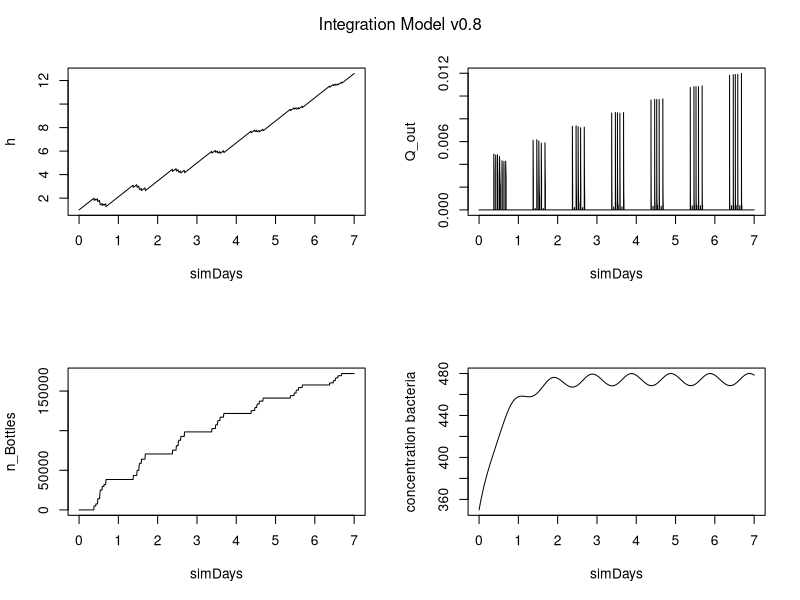
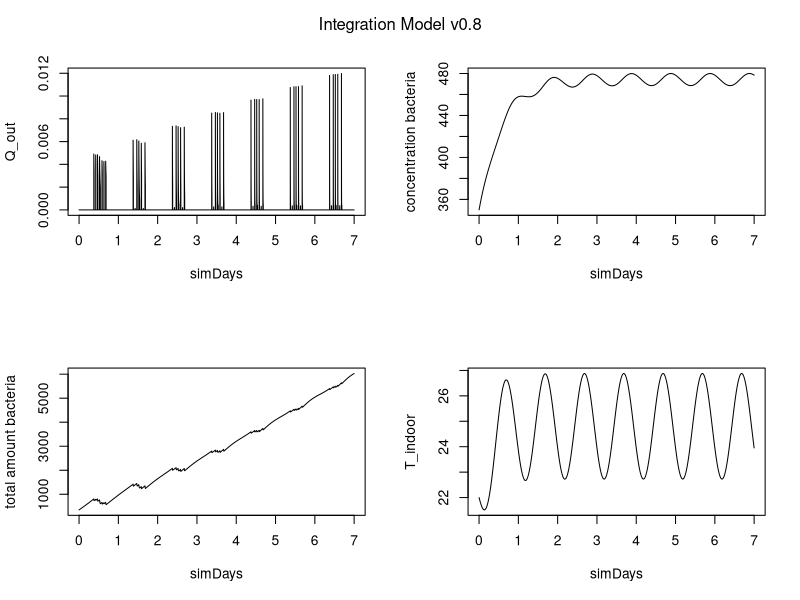

The R script that drew these images, in order:
## ----setup, include=FALSE----------------------------------------------------------------------------
rm(list=ls())


## ----parameters--------------------------------------------------------------------------------------
{ 
  parameters <- c(
    # I/O micro
    g <- 9.81, # [m/s^2]
    n_taps <- 5,
    r_taps <- 1/1000 * 5, # [m]
    r_tank <- 2, # [m]
    z <- 0.0, # [m]
    Q_in <- 1/1000 * 23/60, # [m^3/s] (23 l/min)
    V_Bottle <- 1/1000 * 0.5, # [m^3]
    h_0 <- 1,
    
    # bacteria growth
    V_0 = eval(h_0 * r_tank^2 * pi), # [m^3]
    c_in = 354, # [n/ml] -> [n/m^3]
    k_20 = 0.504/ (24*60*60), # [day^-1] -> [s^-1]
    Q_10 = 1.783,
    T_20 = 20, # [°C]
    T_c = 22, # [°C]
    
    # temperature
    h_tank <- 5, # [m] 
    h_air <- 2, # [m]
    h_soil <- eval(h_tank - h_air), # [m]
    d_wall <- 200/1000, # [m]
    rho_wall <- 2400, # [kg/m^3] (concrete: 2400, polyethylen: 980)
    rho_water <- 1000, # [kg/m^3]
    lambda_wall <- 2.5, # [W/(m*K)] (concrete: 2.5, polyethylen: 0.5)
    lambda_water <- 0.6, # [W/(m*K)]
    c_p_wall <- 1000, # [J/(kg*K)] (concrete: 1000, polyethylen:1800)
    c_p_water <- 4190# [J/(kg*K)]
  )
  
  names(parameters) <- c("g", "n_taps", "r_taps", "r_tank", "z", "Q_in", 
                         "V_Bottle", "h_0", "V_0", "c_in", "k_20", "Q_10", "T_20", "T_c") 
  
  # calculate initial state (eval needed because of lazy execution)
  yini <- c(
            # I/O micro
            h = eval(h_0), # [m]
            Q_out = 0, # [m^3/s]
            n_Bottles = 0,
            V_out = 0,
            
            # bacteria growth
            c = 350, # [n/m^3]
            
            # temperature
            T_indoor = 22 # [°C]
            )
  
  times <- seq(from = 0, to = 60*60*24*7, by = 1) 
  #times <- seq(from = 0, to = 10, by = 1) 
  # remove unused tmp variables
  rm(g, n_taps, r_taps, r_tank, z, Q_in, V_Bottle, h_0) 
}

schedule <- function(simHours) {
  simHours <- simHours %% 24
  if (simHours > 8 & simHours < 9) return("class")
  if (simHours == 9) return("breakStart")
  if (simHours > 9 & simHours <= 9+1/6) return("break")
  if (simHours > 9+1/6 & simHours < 10+1/6) return("class")
  if (simHours == 10+1/6) return("breakStart")
  if (simHours > 10+1/6 & simHours <= 10.25) return("break")
  if (simHours > 10.25 & simHours < 11.25) return("class")
  if (simHours == 11.25) return("breakStart")
  if (simHours > 11.25 & simHours <= 11.5) return("break")
  if (simHours > 11.5 & simHours < 12.5) return("class")
  if (simHours == 12.5) return("breakStart")
  if (simHours > 12.5 & simHours <= 13.0) return("break")
  if (simHours > 13.00 & simHours < 14.00) return("class")
  if (simHours == 14) return("breakStart")
  if (simHours > 14.00 & simHours <= 14+1/6) return("break")
  if (simHours > 14+1/6 & simHours < 15+1/6) return("class")
  if (simHours == 15+1/6) return("breakStart")
  if (simHours > 15+1/6 & simHours <= 15.25) return("break")
  if (simHours > 15.25 & simHours < 16.25) return("class")
  if (simHours == 16.25) return("breakStart")
  if (simHours > 16.25 & simHours <= 16.5) return("break")
  else return("freeTime")
}

tempCurve <- function(simHours) {
  simHours <- simHours %% 24
  T = - ((simHours-12)/3)^2 + 28
  return(T)
}

tempCurveAir <- function(simHours) {
  T <- 5 * sin((simHours-6) * pi/12) + 25
  return(T)
}

tempCurveSoil <- function(simHours) {
  T <- 3 * sin((simHours-8) * pi/12) + 22
  return(T)
}

## ----model-------------------------------------------------------------------------------------------
model <- function(t, y, parameters) {
  with(as.list(c(y, parameters)), { 
    simHours <- t/60/60
    
    ##----I/O micro-------------------------------------------------------------------------------------------
    dh <- (Q_in - Q_out)/(pi * r_tank^2)
    
    if (schedule(simHours) == "break") {
      # normal outflow (school break)
      if (h > 0) {
        #dQ_out <- n_taps * 2 * pi * r_taps^2 * sqrt(2 * g) * (h + z)^(1/2) - Q_out
        dQ_out <- n_taps * 2 * pi * r_taps^2 * sqrt(2 * g) * (h + z)^(3/2) * dh
      } else {
        dQ_out <- - Q_out + Q_in
      }
    } else if (schedule(simHours) == "breakStart"){
      # (start of school break()
      dQ_out <- n_taps * 2 * pi * r_taps^2 * sqrt(2 * g) * (h + z)^(1/2)
    } else if (schedule(simHours) == "class" | schedule(simHours) == "freeTime") {
      # no outflow (school class)
      dQ_out <- - Q_out
    }
    
    
    dn_Bottles <- Q_out/V_Bottle
    dV_out <- Q_out
    

    ##----temperature-------------------------------------------------------------------------------------------
    T_air <- tempCurveAir(simHours)
    T_soil <- tempCurveSoil(simHours)
    V <- h_0 * r_tank^2 * pi
    
    R_ia_bottom    <- d_wall /(lambda_wall * pi * r_tank^2)
    R_ia_side_soil <- d_wall /(lambda_wall * 2 * pi * r_tank * h_soil)
    R_ia_side_air  <- d_wall /(lambda_wall * 2 * pi * r_tank * h_air)
    R_ia_top       <- d_wall /(lambda_wall * pi * r_tank^2)
    
    c_i_bottom     <- c_p_water * rho_water * pi * r_tank^2 * h_tank + c_p_wall * rho_wall * d_wall * pi * r_tank^2
    c_i_side_soil  <- c_p_water * rho_water * pi * r_tank^2 * h_tank + c_p_wall * rho_wall * d_wall * 2 * pi * r_tank * h_soil
    c_i_side_air   <- c_p_water * rho_water * pi * r_tank^2 * h_tank + c_p_wall * rho_wall * d_wall * 2 * pi * r_tank * h_air
    c_i_top        <- c_p_water * rho_water * pi * r_tank^2 * h_tank + c_p_wall * rho_wall * d_wall * pi * r_tank^2
    
    dT_indoor_conduction <- (T_soil-T_indoor)/(R_ia_bottom * c_i_bottom) +
      (T_soil-T_indoor)/(R_ia_side_soil * c_i_side_soil) +
      (T_air-T_indoor)/(R_ia_side_air * c_i_side_air) +
      (T_air-T_indoor)/(R_ia_top * c_i_top)
    
    dT_indoor_pollution <- ((Q_in * T_air + V * T_indoor - Q_out * T_indoor)/(V + Q_in - Q_out)) - T_indoor
    
    dT_indoor <- dT_indoor_conduction + dT_indoor_pollution
    ##----bacterial growth-------------------------------------------------------------------------------------------
    
    V <- h_0 * r_tank^2 * pi
    k <- k_20 * Q_10^((T_indoor - T_20)/10)
    
    #dc <- ((Q_in*c_in) - (0.000184396*c)) / (h_0 * r_tank^2 * pi) + (k * c)
    #dc <- ((Q_in*c_in) - (0*c)) / (V) #+ (k * c)
    #dc <- ((Q_in*c_in) - (0*c)) / (V_0 + (Q_in - 0) * t)  + (k * c)
    #dc <- ((Q_in*c_in) - (Q_out*c)) / (V_0 + (Q_in - V_out/t) * t)  + (k * c)
    #dc <- ((Q_in*c_in) - (V_out/t*c)) / (V_0 + ((Q_in - V_out/t) * t)) + (k * c)
    
    dc <- ((Q_in * c_in + V * c - Q_out *c)/(V + Q_in - Q_out)) - c + (k * c)
    
    # return everything
    return(list(c(dh, dQ_out, dn_Bottles, dV_out, dc, dT_indoor)))
  }
  )}
## -solver---------------------------------------------------------------------------------------------------
library(deSolve)

system.time(out <- ode(func = model, y = yini, times = times, parms = parameters, method = "euler"))
dc <- diff(out[,"c"])

{
  simDays <- eval(times / 60/60/24)
  par(mfrow = c(2,2))
  plot(simDays, out[, "h"], type = "l", ylab = "h")
  plot(simDays, out[, "Q_out"], type = "l", ylab = "Q_out", ylim = c(0, max(out[, "Q_out"])))
  plot(simDays, out[, "n_Bottles"], type = "l", ylab = "n_Bottles")
  plot(simDays, out[, "c"], type = "l", ylab = "concentration bacteria")
  mtext("Integration Model v0.8", side = 3, line = -2, outer = TRUE)
  
  plot(simDays, out[, "Q_out"], type = "l", ylab = "Q_out", ylim = c(0, max(out[, "Q_out"])))
  plot(simDays, out[, "c"], type = "l", ylab = "concentration bacteria")
  plot(simDays, out[, "c"]*out[, "h"], type = "l", ylab = "total amount bacteria")
  plot(simDays, out[, "T_indoor"], type = "l", ylab = "T_indoor")
  #plot(out[, "h"], out[, "Q_out"], type = "l", xlab = "h", ylab = "Q_out")
  mtext("Integration Model v0.8", side = 3, line = -2, outer = TRUE)
}

#plot(simHours, out[, "V_out"], type = "l", ylab = "V_out")
#plot(simHours, out[, "V_out"]/simHours, type = "l", ylab = "V_out/time")

c <- out[,"c"] - mean(out[,"c"])
#plot(c[200:300], type="l")

# {
#   simHours <- eval(times / 60/60)
#   par(mfrow = c(2,2))
#   plot(simHours, out[, "h"], type = "l", ylab = "h", xlim = c(8,17))
#   plot(simHours, out[, "Q_out"], type = "l", ylab = "Q_out", ylim = c(0, max(out[, "Q_out"])), xlim = c(8,17))
#   plot(simHours, out[, "n_Bottles"], type = "l", ylab = "n_Bottles", xlim = c(8,17))
#   plot(out[, "h"], out[, "Q_out"], type = "l", xlab = "h", ylab = "Q_out")
#   mtext("Integration Model v0.6", side = 3, line = -2, outer = TRUE)
# }
